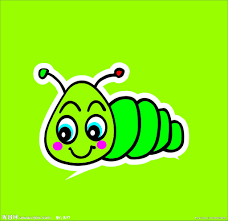
#> input picture opencv_example/resource/images/2.png, 228 x 221 px
$ python 03_thresholdImg.py
#> lines starting #> are read from the running program, lines starting #| are printed output that depends on the picture; after the words box and inside, x2 and y2 are one past the last pixel; in counts of white or black regions, pixels touching at a corner belong together
import cv2
import matplotlib.pyplot as plt


''' 打印图片信息 '''
def getImgInfo(image):
    print("类型：{}".format(type(image)))
    print("图片尺寸：{}".format(image.shape))
    print("图片大小：{}".format(image.size))
    print("图片存储类型：{}".format(image.dtype))

''' 图片显示 '''
def showImg(image):
    cv2.imshow("show",image)
    cv2.moveWindow("show",400,40)# 设置窗口位置
    cv2.resizeWindow("show", image.shape[1], image.shape[0]);
    cv2.waitKey(0) #等待时间，毫秒级，0表示任意键终止
    cv2.destroyAllWindows()

''' 等比例缩放图片 '''
def resizeImg(image,ratio):
    weight = image.shape[0]
    height = image.shape[1]
    img = cv2.resize(image,(int(weight*ratio),int(height*ratio)))
    return img

''' 二值化阈值处理 '''
def Img_threshold(imgGray, mode, thresh=127, maxval=255):
    if mode == 1:                                   #二值化
        ret ,dst =cv2.threshold(imgGray,thresh,maxval,cv2.THRESH_BINARY)
    elif mode == 2:                                 #反向二值化
        ret ,dst =cv2.threshold(imgGray,thresh,maxval,cv2.THRESH_BINARY_INV)
    elif mode == 3:                                 #截断二值化
        ret ,dst =cv2.threshold(imgGray,thresh,maxval,cv2.THRESH_TRUNC)
    elif mode == 4:                                 #低阈值零处理二值化
        ret ,dst =cv2.threshold(imgGray,thresh,maxval,cv2.THRESH_TOZERO)
    elif mode == 5:                                 #超阈值零处理二值化
        ret ,dst =cv2.threshold(imgGray,thresh,maxval,cv2.THRESH_TOZERO_INV)
    return dst

if __name__ == '__main__':
    '''
        image = cv2.imread('../resource/images/2.png',1)
        第一个参数为图片路径
        第二个参数为 1-彩色 0-灰度
    '''
    imgGray = cv2.imread('../resource/images/2.png',0)
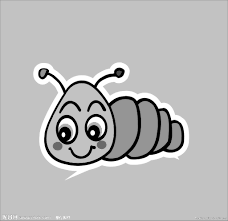
#> imgGray: shape (221, 228); min 0, max 255, mean 184.9
    dst1 = Img_threshold(imgGray,1) # THRESH_BINARY
#> in Img_threshold, `ret ,dst =cv2.threshold(imgGray,thresh,maxval,cv2.THRESH_BINARY)`:
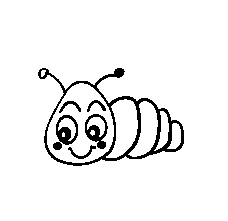
#> dst: shape (221, 228); 94.2% white; 6 black regions, box (x1, y1, x2, y2) and area: (38, 68, 184, 166) 1903, (53, 115, 78, 150) 388, (85, 114, 108, 149) 355, (68, 145, 96, 159) 104, (59, 101, 81, 113) 89, (87, 100, 106, 112) 80
#> in Img_threshold, `ret ,dst =cv2.threshold(imgGray,thresh,maxval,cv2.THRESH_BINARY)`: ret = 127
    dst2 = Img_threshold(imgGray,2) # THRESH_BINARY_INV
    dst3 = Img_threshold(imgGray,3) # THRESH_TRUNC
#> call 3 of Img_threshold, with mode = 3, thresh = 127, maxval = 255
#> in Img_threshold (call 3), `ret ,dst =cv2.threshold(imgGray,thresh,maxval,cv2.THRESH_TRUNC)`:
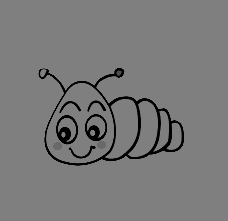
#> dst: shape (221, 228); min 0, max 127, mean 121.2
    dst4 = Img_threshold(imgGray,4) # THRESH_TOZERO
    dst5 = Img_threshold(imgGray,5) # THRESH_TOZERO_INV
#> in Img_threshold (call 5), `ret ,dst =cv2.threshold(imgGray,thresh,maxval,cv2.THRESH_TOZERO_INV)`:
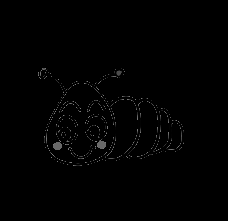
#> dst: shape (221, 228); min 0, max 125, mean 1.6
    images = [imgGray, dst1,dst2,dst3,dst4,dst5]
    titles = ['imgGray','THRESH_BINARY','THRESH_BINARY_INV','THRESH_TRUNC',
              'THRESH_TOZERO','THRESH_TOZERO_INV']
    plt.figure('threshold deal')
    for i in range(6):
        plt.subplot(2,3,i+1) #行，列，第几个位置
        plt.imshow(images[i],'gray') #灰度显示，默认rgb显示
        plt.title(titles[i]) #每幅图标题
        plt.xticks([]) #横坐标为空
        plt.yticks([]) #纵坐标为空
        # plt.axis('off') #关闭坐标
    plt.show()
